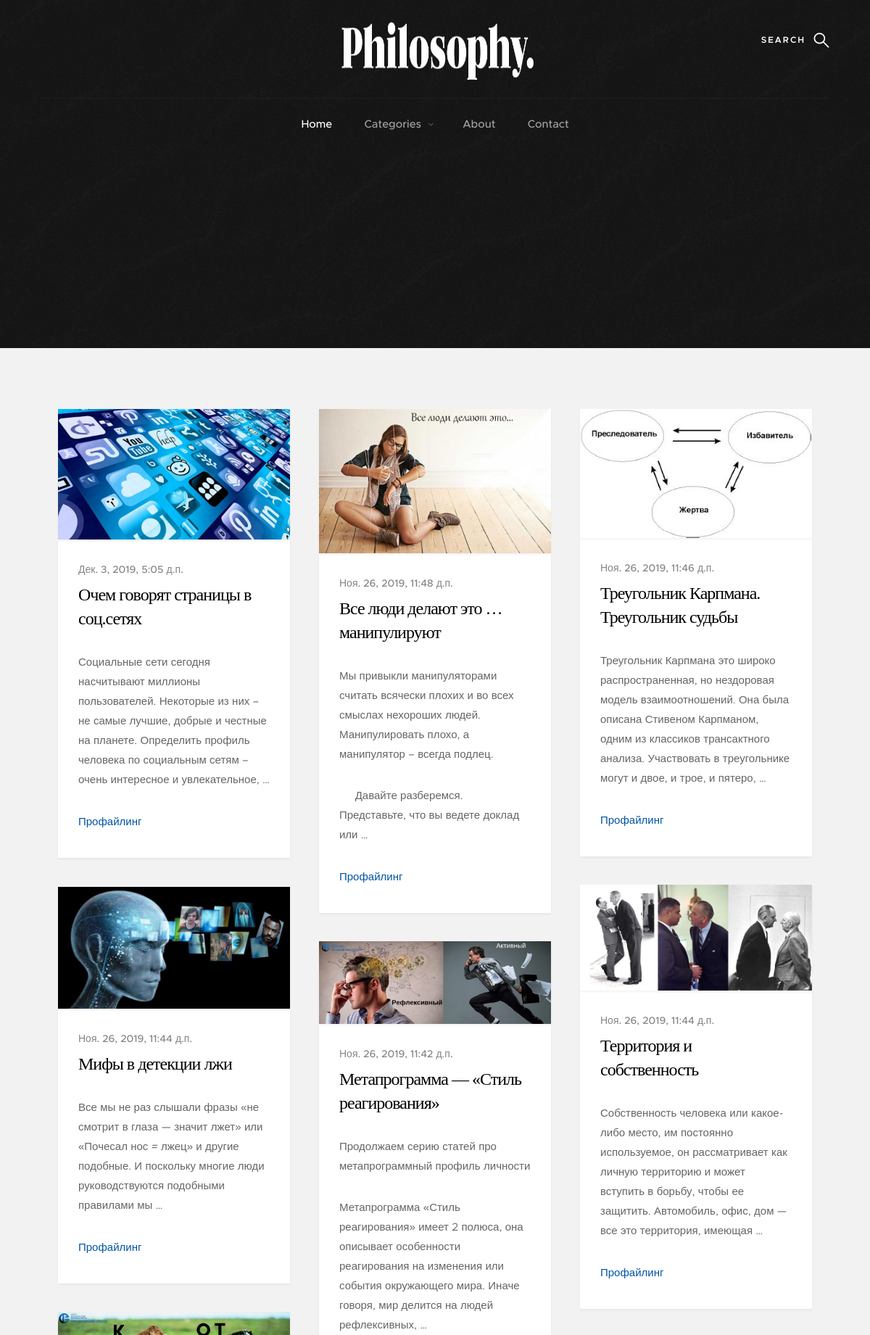
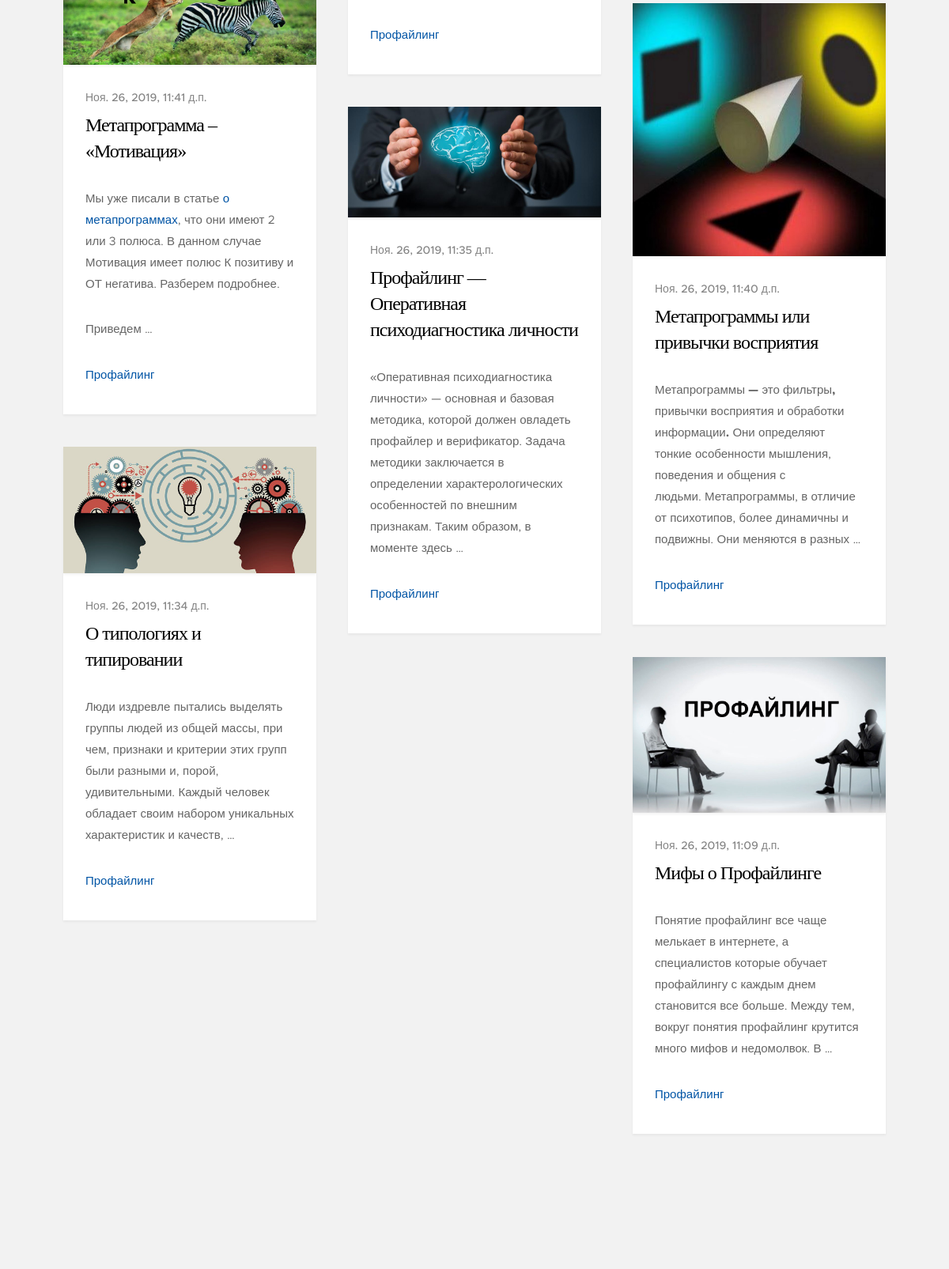
Screenshot of /category/Profiling (upper part) with the database file from the repository (2 pictures, top to bottom).
### Blog/models.py (models this page shows, shortened)
class Post (models.Model):
    STATUS_CHOICES = (('draft', 'Draft'), ('published', 'Published'))
    title = models.CharField(max_length=250, verbose_name='Название')
    category = models.ForeignKey(Category, verbose_name='Категория', on_delete=models.SET_NULL, null=True)
    tag=models.ManyToManyField('Tag', blank=True,related_name='posts')
    slug = models.SlugField(max_length=250, unique_for_date='published')
    author = models.ForeignKey(User, on_delete=models.CASCADE, related_name='blog_posts')
    image = models.ImageField(upload_to= generate_filename, verbose_name='Изображение')
    body = RichTextUploadingField(blank=True, null=True)
    published = models.DateTimeField(default=timezone.now)
    created = models.DateTimeField(auto_now_add=True)
    update = models.DateTimeField(auto_now=True)
    likes = models.PositiveIntegerField(default=0, verbose_name='Лайки')
    dislikes = models.PositiveIntegerField(default=0, verbose_name='Дизлайки')
    status = models.CharField(max_length=10, choices=STATUS_CHOICES, default='draft')
    class Meta:
        ordering = ('-published',)
    def get_absolute_url(self):
        return reverse('Blog:post_detail', args=[self.published.year, self.published.month, self.published.day, self.slug])

class Category(models.Model):
    title = models.CharField('Название', max_length=50)
    slug = models.SlugField(null=True)
    class Meta:
        verbose_name = 'Категория'
        verbose_name_plural = 'Категории'
    def __str__(self):
        return self.title

### Blog/views.py (the view)
# urls.py: path('category/<str:slug>', catdet, name='catdet'),
def catdet(request, slug):
    category = Category.objects.get(slug__iexact=slug)
    context = {
    'post': Post.objects.filter(category=category)
    }
    return render(request, 'Blog/category.html', context)

### templates/Blog/category.html (shortened to what this page needs)
{% extends 'Blog/index.html' %}
{% block list_content %}
   <section class="s-content">
        <div class="row masonry-wrap">
            <div class="masonry">
{% for post in post %}
                <article class="masonry__brick entry format-standard" data-aos="fade-up">
                    <div class="entry__thumb">
                        <a href="{{ post.get_absolute_url }}" class="entry__thumb-link">
                            <img src="{{ post.image.url }}"
                                    srcset="{{post.image}} 1x, {{post.image}} 2x" alt="">
                        </a>
                    </div>
                    <div class="entry__text">
                        <div class="entry__header">
                            <div class="entry__date">
                                <a href="{{ post.get_absolute_url }}">{{ post.published }}</a>
                            </div>
                            <h1 class="entry__title"><a href="{{ post.get_absolute_url }}">{{ post.title }}</a></h1>
                        </div>
                        <div class="entry__excerpt">
                            <p>
                                {{ post.body|truncatewords:30|safe }}
                            </p>
                        </div>
                        <div class="entry__meta">
                            <span class="entry__meta-links">
                                <a href="category.html">{{post.category}}</a>
                            </span>
                        </div>
                    </div>
                </article>
{% endfor %}
            </div>
        </div>
{% endblock %}

### static/css/base.css (style rules this page uses)
html { font-family: sans-serif; line-height: 1.15; -ms-text-size-adjust: 100%; -webkit-text-size-adjust: 100%; }
body { margin: 0; }
article, aside, footer, header, nav, section { display: block; }
h1 { font-size: 2em; margin: 0.67em 0; }
a { background-color: transparent; -webkit-text-decoration-skip: objects; }
b, strong { font-weight: inherit; }
b, strong { font-weight: bolder; }
img { border-style: none; }
html { font-size: 62.5%; box-sizing: border-box; }
*, *::before, *::after { box-sizing: inherit; }
body { font-weight: normal; line-height: 1; word-wrap: break-word; text-rendering: optimizeLegibility; -webkit-overflow-scrolling: touch; -webkit-text-size-adjust: none; }
body, input, button { -moz-osx-font-smoothing: grayscale; -webkit-font-smoothing: antialiased; }
img, video { max-width: 100%; height: auto; }
div, dl, dt, dd, ul, ol, li, h1, h2, h3, h4, h5, h6, pre, form, p, blockquote, th, td { margin: 0; padding: 0; }
h1, h2, h3, h4, h5, h6 { -webkit-font-smoothing: auto; -webkit-font-smoothing: antialiased; -webkit-font-variant-ligatures: common-ligatures; -moz-font-variant-ligatures: common-ligatures; font-variant-ligatures: common-ligatures; text-rendering: optimizeLegibility; }
em, i { font-style: italic; line-height: inherit; }
strong, b { font-weight: bold; line-height: inherit; }
a { text-decoration: none; line-height: inherit; }
a img { border: none; }
.row { width: 94%; max-width: 1200px; margin: 0 auto; }
.row:after { content: ""; display: table; clear: both; }

### rows the page displays
Post: image (picture), published "Дек. 3, 2019, 5:05 д.п.", title "Очем говорят страницы в соц.сетях", body "Социальные сети сегодня насчитывают миллионы пользователей. Некоторые из них – не самые лучшие, добрые и честные на планете. Определить профиль человека по социальным сетям – очень интересное и увлекательное, …", category "Профайлинг"
Post: image (picture), published "Ноя. 26, 2019, 11:48 д.п.", title "Все люди делают это … манипулируют", body "Мы привыкли манипуляторами считать всячески плохих и во всех смыслах нехороших людей. Манипулировать плохо, а манипулятор – всегда подлец. Давайте разберемся. Представьте, что вы ведете доклад или …", category "Профайлинг"
Post: image (picture), published "Ноя. 26, 2019, 11:46 д.п.", title "Треугольник Карпмана. Треугольник судьбы", body "Треугольник Карпмана это широко распространенная, но нездоровая модель взаимоотношений. Она была описана Стивеном Карпманом, одним из классиков трансактного анализа. Участвовать в треугольнике могут и двое, и трое, и пятеро, …", category "Профайлинг"
Post: image (picture), published "Ноя. 26, 2019, 11:44 д.п.", title "Территория и собственность", body "Собственность человека или какое-либо место, им постоянно используемое, он рассматривает как личную территорию и может вступить в борьбу, чтобы ее защитить. Автомобиль, офис, дом — все это территория, имеющая …", category "Профайлинг"
Post: image (picture), published "Ноя. 26, 2019, 11:44 д.п.", title "Мифы в детекции лжи", body "Все мы не раз слышали фразы «не смотрит в глаза — значит лжет» или «Почесал нос = лжец» и другие подобные. И поскольку многие люди руководствуются подобными правилами мы …", category "Профайлинг"
Post: image (picture), published "Ноя. 26, 2019, 11:42 д.п.", title "Метапрограмма — «Стиль реагирования»", body "Продолжаем серию статей про метапрограммный профиль личности Метапрограмма «Стиль реагирования» имеет 2 полюса, она описывает особенности реагирования на изменения или события окружающего мира. Иначе говоря, мир делится на людей рефлексивных, …", category "Профайлинг"
Post: image (picture), published "Ноя. 26, 2019, 11:41 д.п.", title "Метапрограмма – «Мотивация»", body "Мы уже писали в статье о метапрограммах , что они имеют 2 или 3 полюса. В данном случае Мотивация имеет полюс К позитиву и ОТ негатива . Разберем подробнее. Приведем …", category "Профайлинг"
Post: image (picture), published "Ноя. 26, 2019, 11:40 д.п.", title "Метапрограммы или привычки восприятия", body "Метапрограммы — это фильтры, привычки восприятия и обработки информации. Они определяют тонкие особенности мышления, поведения и общения с людьми. Метапрограммы, в отличие от психотипов, более динамичны и подвижны. Они меняются в разных …", category "Профайлинг"
Post: image (picture), published "Ноя. 26, 2019, 11:35 д.п.", title "Профайлинг — Оперативная психодиагностика личности", body "«Оперативная психодиагностика личности» — основная и базовая методика, которой должен овладеть профайлер и верификатор. Задача методики заключается в определении характерологических особенностей по внешним признакам. Таким образом, в моменте здесь …", category "Профайлинг"
Post: image (picture), published "Ноя. 26, 2019, 11:34 д.п.", title "О типологиях и типировании", body "Люди издревле пытались выделять группы людей из общей массы, при чем, признаки и критерии этих групп были разными и, порой, удивительными. Каждый человек обладает своим набором уникальных характеристик и качеств, …", category "Профайлинг"
Post: image (picture), published "Ноя. 26, 2019, 11:09 д.п.", title "Мифы о Профайлинге", body "Понятие профайлинг все чаще мелькает в интернете, а специалистов которые обучает профайлингу с каждым днем становится все больше. Между тем, вокруг понятия профайлинг крутится много мифов и недомолвок. В …", category "Профайлинг"
